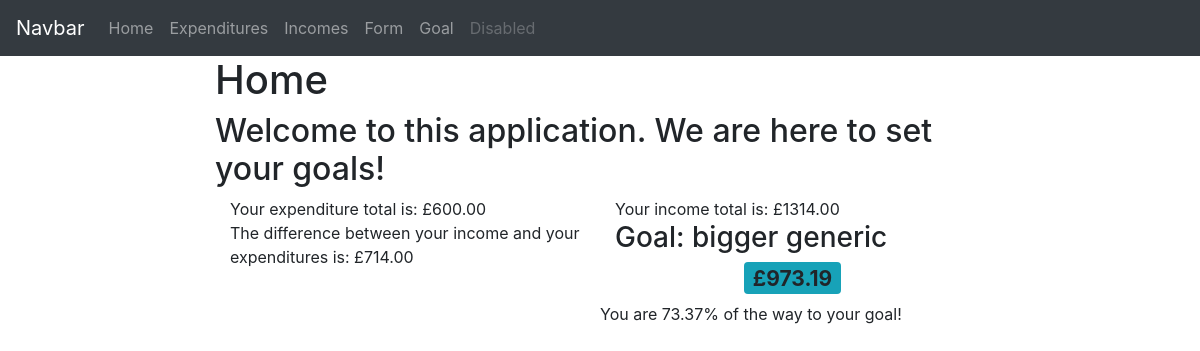
Page /home on the earlier database version.
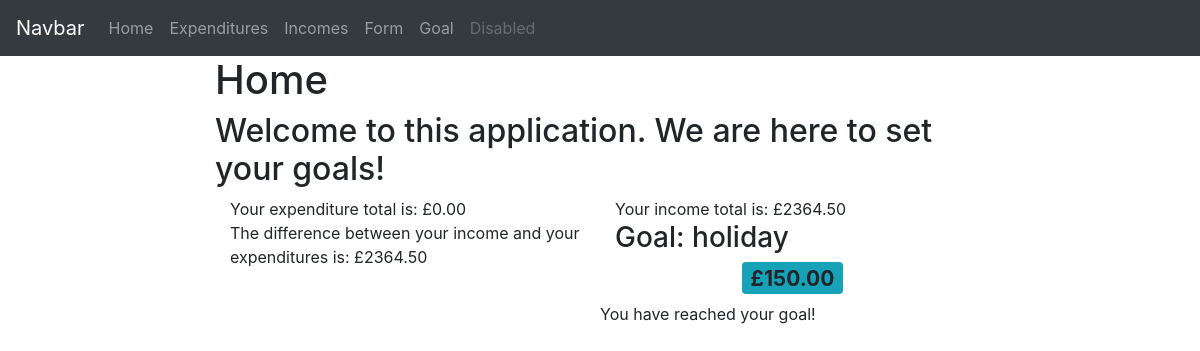
Same page on the later database version.
### app/models.py (models this page shows)
class Goal(db.Model):
    id = db.Column(db.Integer, primary_key=True)
    name = db.Column(db.String(500), index=True, nullable=True)
    amount = db.Column(db.Float, nullable=False)

### app/views.py (the view)
@app.route('/home', methods =['GET','POST'])
def home():
    goal_set=False
    goal_name=""
    goal_amount=-1.0
    goal_progress=-1.0
    with app.app_context():
        expenditure_query=db.session.query(models.Expenditure.amount).all()
        income_query=db.session.query(models.Income.amount).all()
        if db.session.query(models.Goal).count()!=0:
            goal_set=True
            goal = db.session.query(models.Goal).first()
            goal_name, goal_amount = goal.name, goal.amount
    expenditure_total=0
    income_total=0
    for x in expenditure_query:
       expenditure_total+=float(x[0])
    for x in income_query:
        income_total+=float(x[0])
    exp_inc_dif = income_total-expenditure_total
    if goal_amount != -1.0:
        goal_progress=max(round(100*(exp_inc_dif/goal_amount),2),0)
    home={'description':'Welcome to this application. We are here to set your goals!',
          'income_total':'This is your income total.',
          'optional_goal':'You have no optional goal.',
          'null_money':'This is to be shown if there is nothing to report.'}
    return render_template('home.html', title='Home', home=home, expenditure_total=expenditure_total, income_total=income_total, exp_inc_dif=exp_inc_dif, goal_name=goal_name, goal_amount=goal_amount, goal_set=goal_set, goal_progress=goal_progress) #this is the base location

### app/templates/home.html
{% extends "base.html" %}]
{%block content%}
<h1>Home</h1>
<h2>{{home.description}}</h2>
<div class="container">
    {% if expenditure_total==0 and income_total==0 %}
    <div class="col-sm justify-content-center">
        {{home.null_money}}
    </div>
    {% else %}
    <div class="row ">
        <div class="col-sm">
            <td>Your expenditure total is: £{{'%0.2f'|format(expenditure_total|float)}}</td>
        </div>
        <div class="col-sm">
            <td>Your income total is: £{{'%0.2f'|format(income_total|float)}}</td>
        </div>
    </div>
    <div class="row">
        <div class="col-sm">
            <td>The difference between your income and your expenditures is: £{{'%0.2f'|format(exp_inc_dif|float)}}</td>
        </div>
        {% endif %}
        <div class="col-sm">
            {% if goal_set %}
            <h3>Goal: {{ goal_name }}</h3>
                <h3>
                <div class="row justify-content-center">
                    <span class="badge bg-info"> £{{'%0.2f'|format(goal_amount|float)}} </span>
                </div>
                </h3>
            <div class="row">
                <body>
                    {% if goal_progress > 100 %}
                    You have reached your goal!
                    {% else %}
                    You are {{goal_progress}}% of the way to your goal!
                    {% endif %}
                </body>
            </div>
            {% else %}
            {{home.optional_goal}}
            {% endif %}
        </div>
    </div>
</div>
{%endblock%}

### app/templates/base.html (shortened to what this page needs)
<!DOCTYPE html>
<html lang="en">
  <head>
  <link rel="stylesheet" href="https://stackpath.bootstrapcdn.com/bootstrap/4.2.1/css/bootstrap.min.css">
  </head>
  <body>
    <nav class="navbar navbar-expand-md navbar-dark bg-dark">
      <a class="navbar-brand" href="#">Navbar</a>
      <div class="collapse navbar-collapse" id="navbarSupportedContent">
        <ul class="navbar-nav mr-auto">
          <li class="nav-item"><a class="nav-link" href="/home">Home <span class="sr-only">(current)</span></a></li>
          <li class="nav-item"><a class="nav-link" href="/expenditures">Expenditures</a></li>
          <li class="nav-item"><a class="nav-link" href="/incomes">Incomes</a></li>
          <li class="nav-item"><a class="nav-link" href="/form">Form</a></li>
          <li class="nav-item"><a class="nav-link" href="/goal">Goal</a></li>
          <li class="nav-item"><a class="nav-link disabled" href="#">Disabled</a></li>
        </ul>
      </div>
    </nav>
    <div class="container-fluid">
      <div class="row">
        <div class="col-2"></div>
          <div class="col-8 justify-content-center">
            {% block content %}{% endblock %}
          </div>
        </div>
      </div>
  </body>
</html>

Differences in the rows shown:
changed Goal: name "bigger generic" → "holiday"; amount "973.19" → "150.00"
Other differences:
{{ '%0.2f'|format(expenditure_total|float) }}: "600.00" → "0.00"
{{ '%0.2f'|format(income_total|float) }}: "1314.00" → "2364.50"
{{ '%0.2f'|format(exp_inc_dif|float) }}: "714.00" → "2364.50"
{{ goal_progress }}: "73.37" → (not shown)
text no longer shown: "You are % of the way to your goal!"
text now shown: "You have reached your goal!"
